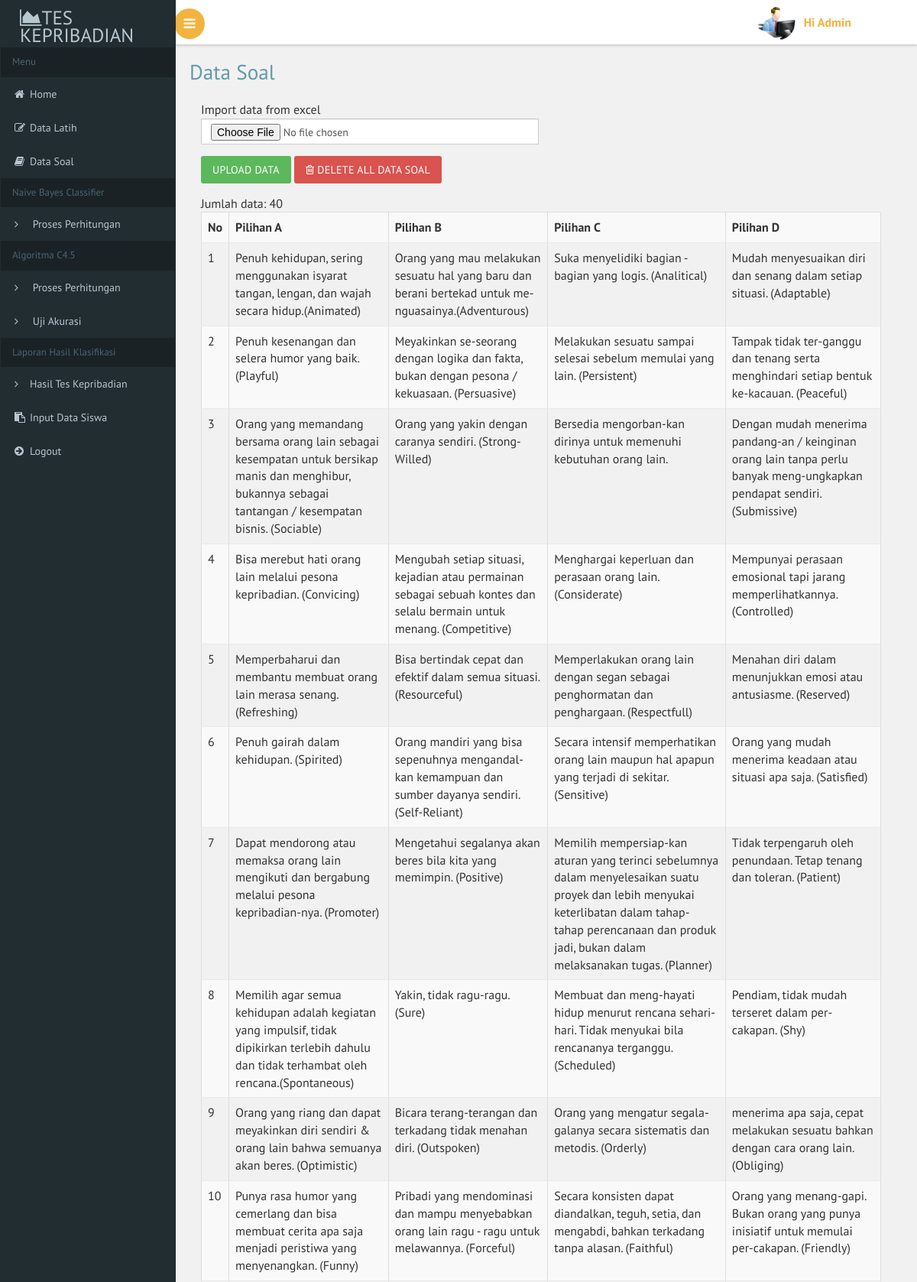
The page /index.php?menu=data_soal (signed in, upper part) on the database its author committed.
### tables this page shows
CREATE TABLE `data_soal` (
  `id` int(11) NOT NULL,
  `pilihan_a` text DEFAULT NULL,
  `pilihan_b` text DEFAULT NULL,
  `pilihan_c` text DEFAULT NULL,
  `pilihan_d` text DEFAULT NULL
);

### database.php (called while the page is built, shortened)
<?php
class database {
    private $servername;
    private $user_db;
    private $password_db;
    private $database;
    private $koneksi;
    function database() {
        return $this->connect_db();
    }
    function load_conf_db() {
        $path = dirname(__FILE__) . './koneksi.php';
    }
    public function connect_db() {
        $this->koneksi = mysqli_connect($this->servername, $this->user_db, $this->password_db, $this->database);
        return $this->koneksi;
    }
    function db_query($sql) {
        $conn = $this->koneksi;
        return mysqli_query($conn, $sql);
    }
    function db_fetch_array($result) {
        return mysqli_fetch_array($result);
    }
    function db_num_rows($result) {
        return mysqli_num_rows($result);
    }
}
?>

### data_soal.php (the view, shortened to what this page needs)
<?php
include_once "database.php";
 ?>
<!DOCTYPE HTML>
<html>
    <head>
        <link href="css/bootstrap.css" rel='stylesheet' type='text/css' />
        <link href="css/style.css" rel='stylesheet' type='text/css' />
        <link href="css/font-awesome.css" rel="stylesheet">
        <link href='css/SidebarNav.min.css' media='all' rel='stylesheet' type='text/css'/>
        <link href="css/custom.css" rel="stylesheet">
    </head>
    <body class="cbp-spmenu-push">
        <div class="main-content">
            <div id="page-wrapper">
                <div class="main-page">
                    <div class="forms">
                        <h2 class="title1">Data Soal</h2>
                                    <div class="content-wrapper">
                                                <?php
                                                $db_object = new database();
                                                        ?>
                                                    <?php
                                                $sql = "SELECT soal.* FROM data_soal soal ORDER BY id";
                                                $query = $db_object->db_query($sql);
                                                $jumlah = $db_object->db_num_rows($query);
                                                ?>
                                                <div class="row">
                                                    <div class="col-md-12">
                                                        <form method="post" enctype="multipart/form-data" action="">
                                                            <div class="form-group">
                                                                <div class="input-group">
                                                                    <label>Import data from excel</label>
                                                                    <input name="file_data_soal" type="file" class="form-control">
                                                                </div>
                                                            </div>
                                                            <div class="form-group">
                                                                <input name="submit" type="submit" value="Upload Data" class="btn btn-success">
                                                                <button name="delete" type="submit"  class="btn btn-danger" onclick="">
                                                                    <i class="fa fa-trash-o"></i> Delete All Data Soal
                                                                </button>
                                                            </div>
                                                        </form>
                                                        <?php
                                                        echo "Jumlah data: " . $jumlah . "<br>";
                                                        if ($jumlah == 0) {
                                                            echo "Data kosong...";
                                                        } else {
                                                            ?>
                                                            <table class='table table-bordered table-striped  table-hover'>
                                                                <tr>
                                                                    <th>No</th>
                                                                    <th>Pilihan A</th>
                                                                    <th>Pilihan B</th>
                                                                    <th>Pilihan C</th>
                                                                    <th>Pilihan D</th>
                                                                </tr>
                                        <?php
                                        $no = 1;
                                        while ($row = $db_object->db_fetch_array($query)) {
                                            echo "<tr>";
                                            echo "<td>" . $no . "</td>";
                                            echo "<td>" . $row['pilihan_a'] . "</td>";
                                            echo "<td>" . $row['pilihan_b'] . "</td>";
                                            echo "<td>" . $row['pilihan_c'] . "</td>";
                                            echo "<td>" . $row['pilihan_d'] . "</td>";
                                            echo "</tr>";
                                            $no++;
                                        }
                                        ?>
                                                            </table>
                                                                <?php
                                                            }
                                                            ?>
                                                    </div>
                                                </div>
                                        </div>
                    </div>
                </div>
            </div>
        </div>
    </body>
</html>

### css/custom.css (style rules this page uses)
#page-wrapper { padding: 5em 2em 2.5em; background-color: #F1F1F1; }

### rows shown on the page
data_soal: pilihan_a "Penuh kehidupan, sering menggunakan isyarat tangan, lengan, dan wajah secara hidup.(Animated)", pilihan_b "Orang yang mau melakukan sesuatu hal yang baru dan berani bertekad untuk me-nguasainya.(Adventurous)", pilihan_c "Suka menyelidiki bagian - bagian yang logis. (Analitical)", pilihan_d "Mudah menyesuaikan diri dan senang dalam setiap situasi. (Adaptable)"
data_soal: pilihan_a "Penuh kesenangan dan selera humor yang baik. (Playful)", pilihan_b "Meyakinkan se-seorang dengan logika dan fakta, bukan dengan pesona / kekuasaan. (Persuasive)", pilihan_c "Melakukan sesuatu sampai selesai sebelum memulai yang lain. (Persistent)", pilihan_d "Tampak tidak ter-ganggu dan tenang serta menghindari setiap bentuk ke-kacauan. (Peaceful)"
data_soal: pilihan_a "Orang yang memandang bersama orang lain sebagai kesempatan untuk bersikap manis dan menghibur, bukannya sebagai tantangan / kesempatan bisnis. (Sociable)", pilihan_b "Orang yang yakin dengan caranya sendiri. (Strong-Willed)", pilihan_c "Bersedia mengorban-kan dirinya untuk memenuhi kebutuhan orang lain.", pilihan_d "Dengan mudah menerima pandang-an / keinginan orang lain tanpa perlu banyak meng-ungkapkan pendapat sendiri. (Submissive)"
data_soal: pilihan_a "Bisa merebut hati orang lain melalui pesona kepribadian. (Convicing)", pilihan_b "Mengubah setiap situasi, kejadian atau permainan sebagai sebuah kontes dan selalu bermain untuk menang. (Competitive)", pilihan_c "Menghargai keperluan dan perasaan orang lain. (Considerate)", pilihan_d "Mempunyai perasaan emosional tapi jarang memperlihatkannya. (Controlled)"
data_soal: pilihan_a "Memperbaharui dan membantu membuat orang lain merasa senang. (Refreshing)", pilihan_b "Bisa bertindak cepat dan efektif dalam semua situasi. (Resourceful)", pilihan_c "Memperlakukan orang lain dengan segan sebagai penghormatan dan penghargaan. (Respectfull)", pilihan_d "Menahan diri dalam menunjukkan emosi atau antusiasme. (Reserved)"
data_soal: pilihan_a "Penuh gairah dalam kehidupan. (Spirited)", pilihan_b "Orang mandiri yang bisa sepenuhnya mengandal-kan kemampuan dan sumber dayanya sendiri. (Self-Reliant)", pilihan_c "Secara intensif memperhatikan orang lain maupun hal apapun yang terjadi di sekitar. (Sensitive)", pilihan_d "Orang yang mudah menerima keadaan atau situasi apa saja. (Satisfied)"
data_soal: pilihan_a "Dapat mendorong atau memaksa orang lain mengikuti dan bergabung melalui pesona kepribadian-nya. (Promoter)", pilihan_b "Mengetahui segalanya akan beres bila kita yang memimpin. (Positive)", pilihan_c "Memilih mempersiap-kan aturan yang terinci sebelumnya dalam menyelesaikan suatu proyek dan lebih menyukai keterlibatan dalam tahap-tahap perencanaan dan produk jadi, bukan dalam melaksanakan tugas. (Planner)", pilihan_d "Tidak terpengaruh oleh penundaan. Tetap tenang dan toleran. (Patient)"
data_soal: pilihan_a "Memilih agar semua kehidupan adalah kegiatan yang impulsif, tidak dipikirkan terlebih dahulu dan tidak terhambat oleh rencana.(Spontaneous)", pilihan_b "Yakin, tidak ragu-ragu. (Sure)", pilihan_c "Membuat dan meng-hayati hidup menurut rencana sehari-hari. Tidak menyukai bila rencananya terganggu.(Scheduled)", pilihan_d "Pendiam, tidak mudah terseret dalam per-cakapan. (Shy)"
data_soal: pilihan_a "Orang yang riang dan dapat meyakinkan diri sendiri & orang lain bahwa semuanya akan beres. (Optimistic)", pilihan_b "Bicara terang-terangan dan terkadang tidak menahan diri. (Outspoken)", pilihan_c "Orang yang mengatur segala-galanya secara sistematis dan metodis. (Orderly)", pilihan_d "menerima apa saja, cepat melakukan sesuatu bahkan dengan cara orang lain. (Obliging)"
data_soal: pilihan_a "Punya rasa humor yang cemerlang dan bisa membuat cerita apa saja menjadi peristiwa yang menyenangkan. (Funny)", pilihan_b "Pribadi yang mendominasi dan mampu menyebabkan orang lain ragu - ragu untuk melawannya. (Forceful)", pilihan_c "Secara konsisten dapat diandalkan, teguh, setia, dan mengabdi, bahkan terkadang tanpa alasan. (Faithful)", pilihan_d "Orang yang menang-gapi. Bukan orang yang punya inisiatif untuk memulai per-cakapan. (Friendly)"

### other values the page prints
$_SESSION['kepribadian_nbc_c4.5_nama'] "Admin"
$jumlah "40"
